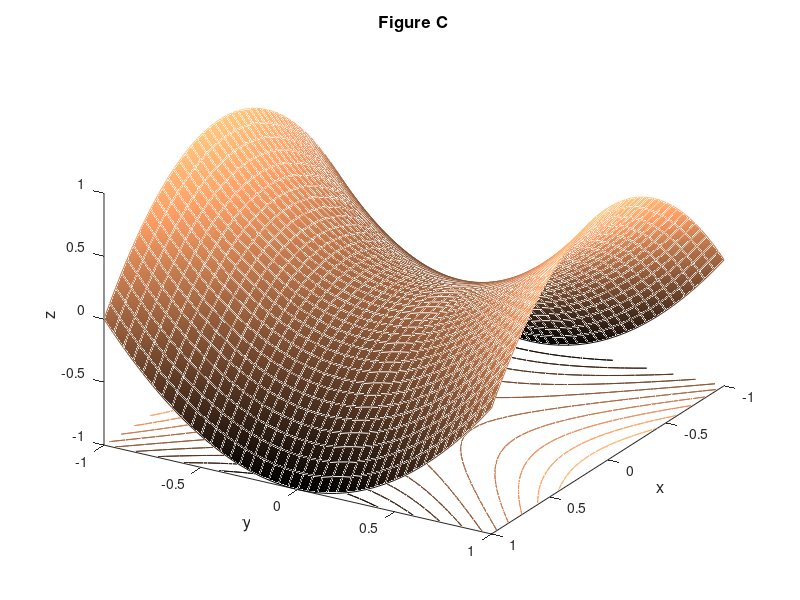
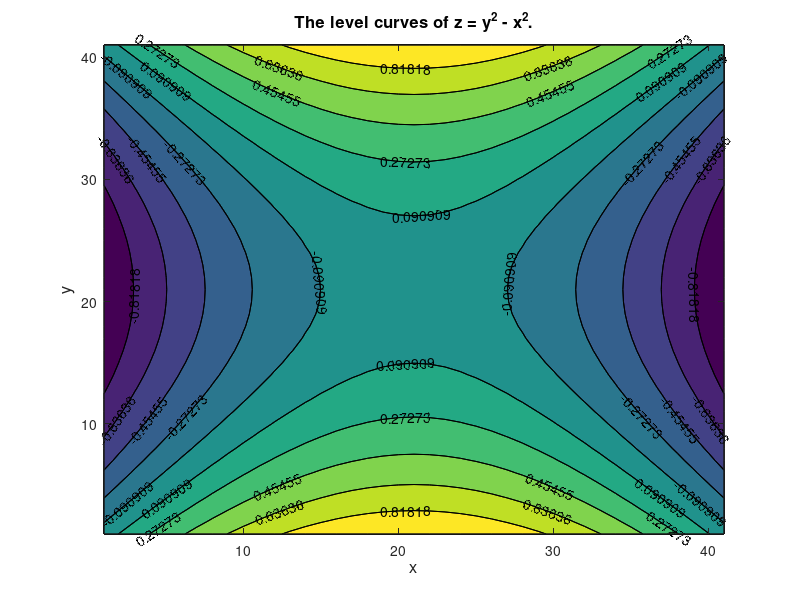

MATLAB code to generate these figures, in order:


% Script file graph6.

% Surface plot of the hyperbolic paraboloid z = y^2 - x^2
% and its level curves.

x = -1:.05:1;
y = x;
[xi,yi] = meshgrid(x,y);
zi = yi.^2 - xi.^2;
%mesh(xi,yi,zi)
meshc(xi,yi,zi)
hold on
surfc(xi,yi,zi)
%plots surfaces with level lines beneath.surf plots surface without level
%curves.
colormap copper
% to paint the surface using user supplied colors.
shading interp
% option for shading after interpolation
view([25,15,20])
% for setting the view angle 
grid off
title('Figure C')
h = get(gca,'Title');
set(h,'FontSize',12)
xlabel('x')
h = get(gca,'xlabel');
set(h,'FontSize',12)
ylabel('y')
h = get(gca,'ylabel');
set(h,'FontSize',12)
zlabel('z')
h = get(gca,'zlabel');
set(h,'FontSize',12)
pause(5)
figure
%prompts MATLAB to create a new figure
contourf(zi), hold on, shading flat
%hold on - to hold the current plot and all axis properties so that the
%subsequent graphing commands add to the existing graph.
[c,h] = contour(zi,'k-'); clabel(c,h)
title('The level curves of z = y^2 - x^2.')
h = get(gca,'Title');
set(h,'FontSize',12)
xlabel('x')
h = get(gca,'xlabel');
set(h,'FontSize',12)
ylabel('y')
h = get(gca,'ylabel');
set(h,'FontSize',12)

